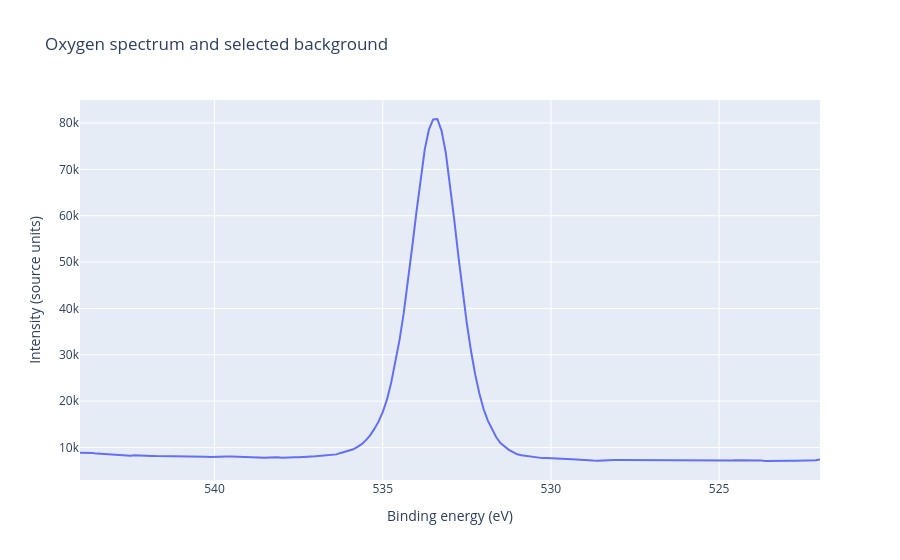

Notebook cell for this chart:
### Code cell
o_fig = px.line(o_peaks, x="energy", y="intensity", title="Oxygen spectrum and selected background")
o_fig.update_xaxes(autorange="reversed", title="Binding energy (eV)")
o_fig.update_yaxes(title="Intensity (source units)")
o_fig.show()

### Figure 1 — Plotly figure (JSON) as saved in the notebook; plotly's stock layout.template omitted (floating-point values rounded to 4 significant figures; data arrays with more than 128 entries replaced by an {"elided": "..."} marker saying what was removed)
{"data": [{"hovertemplate": "energy=%{x}<br>intensity=%{y}<extra></extra>", "legendgroup": "", "line": {"color": "#636efa", "dash": "solid"}, "marker": {"symbol": "circle"}, "mode": "lines", "name": "", "orientation": "v", "showlegend": false, "type": "scatter", "x": {"elided": "177 float values"}, "xaxis": "x", "y": {"elided": "177 float values"}, "yaxis": "y"}], "layout": {"legend": {"tracegroupgap": 0}, "title": {"text": "Oxygen spectrum and selected background"}, "xaxis": {"anchor": "y", "autorange": "reversed", "domain": [0.0, 1.0], "title": {"text": "Binding energy (eV)"}}, "yaxis": {"anchor": "x", "domain": [0.0, 1.0], "title": {"text": "Intensity (source units)"}}}}
